Frame 1 (no input): blank canvas, image omitted
Frame 60 (no input): blank canvas, image omitted
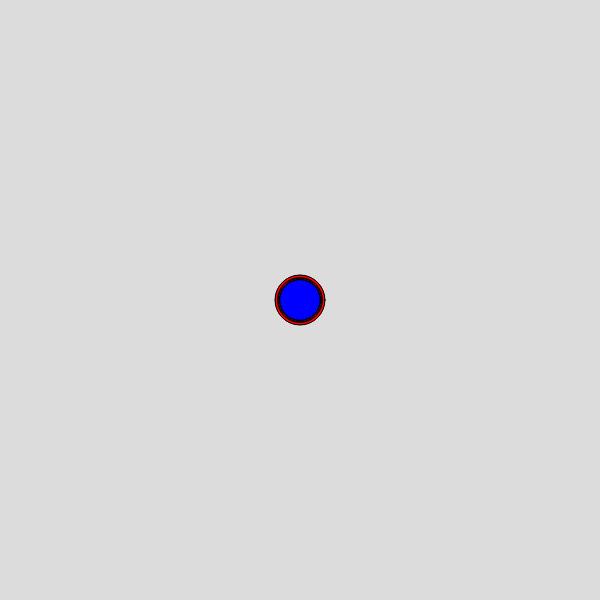
Frame 120 (the mouse pressed at the canvas centre since frame 60)

The p5.js sketch whose frames 1 and 60 were blank and that drew this single picture after the mouse press (run headless with seeded random() and noise() and a simulated clock; from frame 60 on, the mouse is pressed at the canvas centre):

// p5.js sketch
// ── sketch.js
//This sketch create random color circles based on the interaction with mouse and displayed them on sceen using for loop.

let circles = [];
let colors = ['red', 'blue', 'green'];

function setup() {
  createCanvas(600, 600);
}

function draw() {
  background(220);

  for (let i = 0; i < circles.length; i++) {
    circles[i].display();
  } 
  
//Interaction with mouse
  if (mouseIsPressed) {
    let newCircle = new Circle(mouseX, mouseY, random(20, 50), random(colors));
    circles.push(newCircle);
  }
}

class Circle {
  constructor(x, y, r, c) {
    this.x = x;
    this.y = y;
    this.r = r;
    this.color = c;
  }

  display() {
    fill(this.color);
    ellipse(this.x, this.y, this.r);
  }
}
